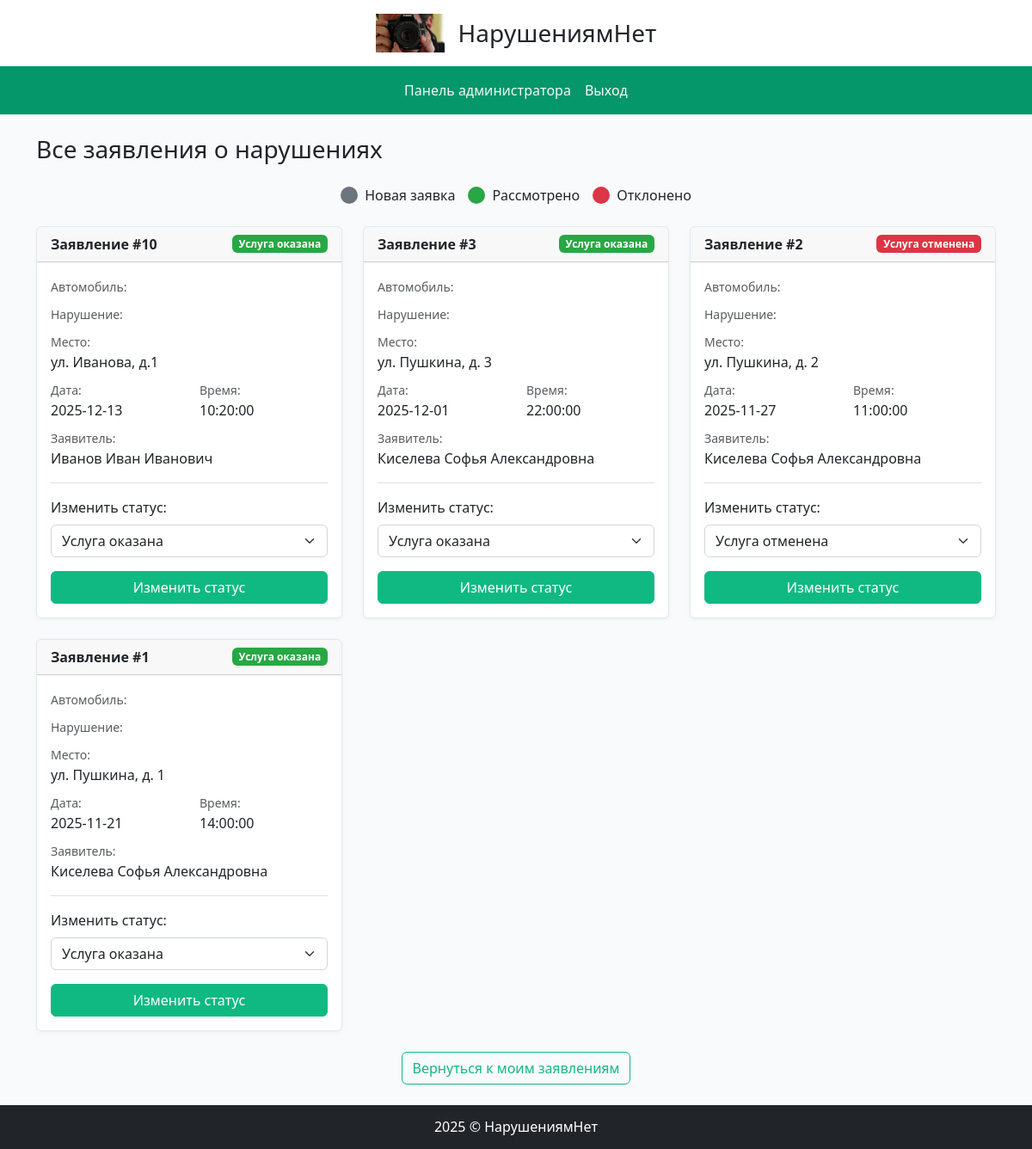
/NarushNet/admin.php (signed in), run on the app's committed database.
### tables this page shows
CREATE TABLE `service` (
  `id_service` int(1) NOT NULL,
  `address` text NOT NULL,
  `user_id` int(1) NOT NULL,
  `service_type_id` int(1) NOT NULL,
  `data` date NOT NULL,
  `time` time NOT NULL,
  `pay_type_id` int(1) NOT NULL,
  `status_id` int(1) NOT NULL,
  `reason_cancel` text DEFAULT NULL
);

CREATE TABLE `status` (
  `id_status` int(1) NOT NULL,
  `name_status` varchar(15) NOT NULL
);

CREATE TABLE `user` (
  `id_user` int(1) NOT NULL,
  `surname` varchar(50) NOT NULL,
  `name` varchar(50) NOT NULL,
  `otchestvo` varchar(50) NOT NULL,
  `phone` bigint(11) NOT NULL,
  `email` varchar(50) NOT NULL,
  `username` varchar(50) NOT NULL,
  `password` varchar(50) NOT NULL,
  `user_type_id` int(1) NOT NULL
);

### NarushNet/admin.php (the view, shortened to what this page needs)
<?php
require_once "db/db.php";
$services_query = "SELECT s.*, u.surname, u.name, u.otchestvo, ss.name_status, ss.id_status
                   FROM service s
                   LEFT JOIN user u ON s.user_id = u.id_user
                   LEFT JOIN status ss ON s.status_id = ss.id_status
                   ORDER BY s.data DESC, s.time DESC";
$services_result = mysqli_query($db, $services_query);
$statuses_query = mysqli_query($db, "SELECT * FROM status");
$statuses = [];
while ($row = mysqli_fetch_assoc($statuses_query)) {
    $statuses[$row['id_status']] = $row;
}
?>
<h2 class="h3 mb-4">Все заявления о нарушениях</h2>
<div class="status-legend mb-4">
    <div class="status-item">
        <div class="status-badge status-new"></div>
        <span>Новая заявка</span>
    </div>
    <div class="status-item">
        <div class="status-badge status-completed"></div>
        <span>Рассмотрено</span>
    </div>
    <div class="status-item">
        <div class="status-badge status-cancelled"></div>
        <span>Отклонено</span>
    </div>
</div>
<?php if ($services_result && mysqli_num_rows($services_result) > 0): ?>
    <div class="row row-cols-1 row-cols-md-2 row-cols-lg-3 g-4">
        <?php while ($service = mysqli_fetch_assoc($services_result)): ?>
            <?php
            $status_color = '';
            $status_id = $service['id_status'];
            if ($status_id == 1) {
                $status_color = 'bg-secondary';
            } elseif ($status_id == 2) {
                $status_color = 'bg-success';
            } elseif ($status_id == 3) {
                $status_color = 'bg-danger';
            }
            ?>
            <div class="col">
                <div class="card h-100 shadow-sm">
                    <div class="card-header">
                        <div class="d-flex justify-content-between align-items-center">
                            <strong>Заявление #<?= $service['id_service'] ?></strong>
                            <span class="badge <?= $status_color ?>"><?= htmlspecialchars($service['name_status']) ?></span>
                        </div>
                    </div>
                    <div class="card-body">
                        <div class="mb-2">
                            <small class="text-muted">Автомобиль:</small>
                        </div>
                        <div class="mb-2">
                            <small class="text-muted">Нарушение:</small>
                        </div>
                        <div class="mb-2">
                            <small class="text-muted">Место:</small>
                            <p class="mb-0"><?= htmlspecialchars($service['address']) ?></p>
                        </div>
                        <div class="row mb-2">
                            <div class="col-6">
                                <small class="text-muted">Дата:</small>
                                <p class="mb-0"><?= htmlspecialchars($service['data']) ?></p>
                            </div>
                            <div class="col-6">
                                <small class="text-muted">Время:</small>
                                <p class="mb-0"><?= htmlspecialchars($service['time']) ?></p>
                            </div>
                        </div>
                        <div class="mb-3">
                            <small class="text-muted">Заявитель:</small>
                            <p class="mb-0"><?= htmlspecialchars($service['surname'] . ' ' . $service['name'] . ' ' . $service['otchestvo']) ?></p>
                        </div>
                        <form method="POST" class="border-top pt-3">
                            <div class="mb-3">
                                <label class="form-label">Изменить статус:</label>
                                <select name="status_id" class="form-select" required>
                                    <?php foreach ($statuses as $id => $status): ?>
                                        <option value="<?= $id ?>" <?= $id == $service['status_id'] ? 'selected' : '' ?>>
                                            <?= htmlspecialchars($status['name_status']) ?>
                                        </option>
                                    <?php endforeach; ?>
                                </select>
                            </div>
                            <button type="submit" name="change_status" class="btn btn-primary w-100">
                                Изменить статус
                            </button>
                        </form>
                    </div>
                </div>
            </div>
        <?php endwhile; ?>
    </div>
<?php else: ?>
    <div class="alert alert-info">
        Заявлений о нарушениях нет.
    </div>
<?php endif; ?>
<div class="text-center mt-4">
    <a href="zayavka.php" class="btn btn-outline-primary">Вернуться к моим заявлениям</a>
</div>
<?php
$pageContent = ob_get_clean();
require_once "struktura.php";
?>

### NarushNet/struktura.php (shortened to what this page needs)
<?php
$navLinks = [];
if (isset($_SESSION['user'])) {
    $user = $_SESSION['user'];
    $userTypeId = $user['user_type_id'] ?? null;
    if ($userTypeId == 2) {
        $navLinks = [
            ['href' => 'admin.php', 'text' => 'Панель администратора'],
        ];
    } else {
        $navLinks = [
            ['href' => 'zayavka.php', 'text' => 'Мои заявления'],
            ['href' => 'create_zayavka.php', 'text' => 'Сообщить о нарушении'],
        ];
    }
    $navLinks[] = ['href' => 'logout.php', 'text' => 'Выход'];
} else {
    $navLinks = [
        ['href' => 'index.php', 'text' => 'Авторизация'],
        ['href' => 'registration.php', 'text' => 'Регистрация'],
    ];
}
?>
<!DOCTYPE html>
<html lang="ru">
<head>
    <link href="https://cdn.jsdelivr.net/npm/bootstrap@5.3.0-alpha1/dist/css/bootstrap.min.css" rel="stylesheet">
    <link rel='stylesheet' href='css/style.css'>
</head>
<body class="d-flex flex-column min-vh-100">
    <header class="bg-white shadow-sm">
        <div class="container">
            <div class="d-flex align-items-center justify-content-center py-3">
                <img src='images/logo.jpg' alt='логотип' class="me-3" style="width: 80px; height: auto;">
                <h1 class="h3 mb-0">НарушениямНет</h1>
            </div>
        </div>
    </header>
    <nav class="navbar navbar-expand-lg navbar-dark bg-primary">
        <div class="container">
            <div class="collapse navbar-collapse" id="navbarNav">
                <ul class="navbar-nav mx-auto">
                    <?php foreach ($navLinks as $link): ?>
                        <li class="nav-item">
                            <a class="nav-link" href="<?php echo htmlspecialchars($link['href']); ?>">
                                <?php echo htmlspecialchars($link['text']); ?>
                            </a>
                        </li>
                    <?php endforeach; ?>
                </ul>
            </div>
        </div>
    </nav>
    <main class="flex-grow-1 py-4">
        <div class="container">
            <div class="content">
                <?php
                if (isset($pageContent) && !empty($pageContent)) {
                    echo $pageContent;
                }
                ?>
            </div>
        </div>
    </main>
    <footer class="bg-dark text-white py-3 mt-auto">
        <div class="container">
            <div class="row">
                <div class="col-12 text-center">
                    <h3 class="h6 mb-0">2025 &copy; НарушениямНет</h3>
                </div>
            </div>
        </div>
    </footer>
</body>
</html>

### NarushNet/css/style.css (style rules this page uses)
.status-legend { display: flex; justify-content: center; flex-wrap: wrap; gap: 15px; margin-bottom: 20px; }
.status-item { display: flex; align-items: center; gap: 8px; }
.status-badge { width: 20px; height: 20px; border-radius: 50%; }
.status-new { background-color: #6c757d; }
.status-completed { background-color: #28a745; }
.status-cancelled { background-color: #dc3545; }
.bg-success { background-color: #28a745 !important; }
.bg-danger { background-color: #dc3545 !important; }
body { background-color: #f9fafb; }
.card { transition: transform 0.2s, box-shadow 0.2s; border-color: #e5e7eb; }
.navbar-nav .nav-link { padding: 0.5rem 1rem; color: rgba(255, 255, 255, 0.95) !important; font-weight: 500; }
.navbar-dark.bg-primary { background-color: #059669 !important; }
.row-cols-lg-3 .card { min-height: 100%; }
.form-control, .form-select { border-color: #d1d5db; }
.btn-primary { background-color: #10b981; border-color: #10b981; color: #ffffff; }
.btn-outline-primary { color: #10b981; border-color: #10b981; }
footer { margin-top: auto; background-color: #1f2937 !important; }
.shadow-sm { box-shadow: 0 .125rem .25rem rgba(16, 185, 129, 0.075) !important; }
h1, h2, h3, h4, h5, h6 { color: #1f2937; }

### data on the page
service: id_service "10", status.name_status "Услуга оказана", address "ул. Иванова, д.1", data "2025-12-13", time "10:20:00", user.otchestvo "Иванов Иван Иванович", status_id "Услуга оказана"
service: id_service "3", status.name_status "Услуга оказана", address "ул. Пушкина, д. 3", data "2025-12-01", time "22:00:00", user.otchestvo "Киселева Софья Александровна", status_id "Услуга оказана"
service: id_service "2", status.name_status "Услуга отменена", address "ул. Пушкина, д. 2", data "2025-11-27", time "11:00:00", user.otchestvo "Киселева Софья Александровна", status_id "Услуга отменена"
service: id_service "1", status.name_status "Услуга оказана", address "ул. Пушкина, д. 1", data "2025-11-21", time "14:00:00", user.otchestvo "Киселева Софья Александровна", status_id "Услуга оказана"

### other printed values
$link['text'] "Панель администратора"
$link['text'] "Выход"
